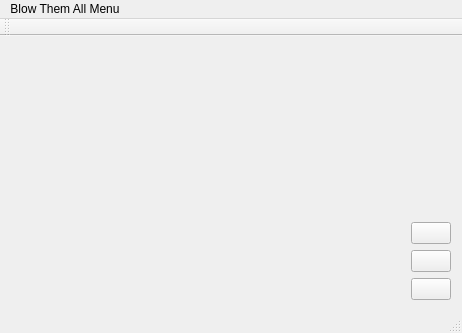
<?xml version="1.0" encoding="UTF-8"?>
<ui version="4.0">
 <class>MainWindow</class>
 <widget class="QMainWindow" name="MainWindow">
  <property name="geometry">
   <rect>
    <x>0</x>
    <y>0</y>
    <width>462</width>
    <height>333</height>
   </rect>
  </property>
  <property name="windowTitle">
   <string>MainWindow</string>
  </property>
  <widget class="QWidget" name="centralWidget">
   <layout class="QGridLayout" name="gridLayout">
    <item row="1" column="2">
     <layout class="QVBoxLayout" name="verticalLayout">
      <item>
       <spacer name="verticalSpacer">
        <property name="orientation">
         <enum>Qt::Vertical</enum>
        </property>
        <property name="sizeHint" stdset="0">
         <size>
          <width>20</width>
          <height>40</height>
         </size>
        </property>
       </spacer>
      </item>
      <item>
       <widget class="QPushButton" name="pushButton_2">
        <property name="text">
         <string/>
        </property>
        <property name="icon">
         <iconset>
          <normaloff>../../../play2.png</normaloff>
          <normalon>resource/buttons/play2.png</normalon>../../../play2.png</iconset>
        </property>
        <property name="iconSize">
         <size>
          <width>100</width>
          <height>50</height>
         </size>
        </property>
       </widget>
      </item>
      <item>
       <widget class="QPushButton" name="pushButton">
        <property name="text">
         <string/>
        </property>
        <property name="icon">
         <iconset resource="resource.qrc">
          <normaloff>:/buttons/resource/buttons/options.png</normaloff>
          <normalon>:/buttons/resource/buttons/options.png</normalon>:/buttons/resource/buttons/options.png</iconset>
        </property>
        <property name="iconSize">
         <size>
          <width>100</width>
          <height>50</height>
         </size>
        </property>
       </widget>
      </item>
      <item>
       <widget class="QPushButton" name="pushButton_3">
        <property name="text">
         <string/>
        </property>
        <property name="icon">
         <iconset resource="resource.qrc">
          <normaloff>:/buttons/resource/buttons/exit_button.png</normaloff>
          <normalon>:/buttons/resource/buttons/exit_button.png</normalon>:/buttons/resource/buttons/exit_button.png</iconset>
        </property>
        <property name="iconSize">
         <size>
          <width>100</width>
          <height>50</height>
         </size>
        </property>
       </widget>
      </item>
     </layout>
    </item>
    <item row="1" column="0">
     <spacer name="horizontalSpacer">
      <property name="orientation">
       <enum>Qt::Horizontal</enum>
      </property>
      <property name="sizeHint" stdset="0">
       <size>
        <width>40</width>
        <height>20</height>
       </size>
      </property>
     </spacer>
    </item>
   </layout>
  </widget>
  <widget class="QToolBar" name="mainToolBar">
   <attribute name="toolBarArea">
    <enum>TopToolBarArea</enum>
   </attribute>
   <attribute name="toolBarBreak">
    <bool>false</bool>
   </attribute>
  </widget>
  <widget class="QStatusBar" name="statusBar"/>
  <widget class="QMenuBar" name="menuBar">
   <property name="geometry">
    <rect>
     <x>0</x>
     <y>0</y>
     <width>462</width>
     <height>25</height>
    </rect>
   </property>
   <widget class="QMenu" name="menuBlow_Them_All_Menu">
    <property name="title">
     <string>Blow Them All Menu</string>
    </property>
   </widget>
   <addaction name="menuBlow_Them_All_Menu"/>
  </widget>
 </widget>
 <layoutdefault spacing="6" margin="11"/>
 <resources>
  <include location="resource.qrc"/>
 </resources>
 <connections/>
</ui>
